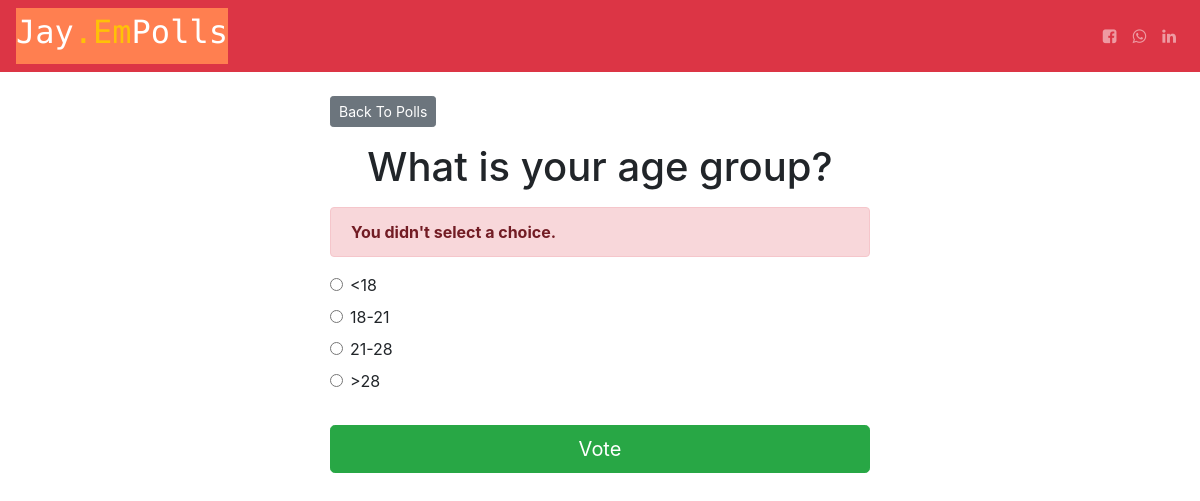
The page /polls/5/vote/ on the database its author committed.
### polls/models.py (models this page shows, shortened)
class Question(models.Model):
    question_text = models.CharField(max_length=200)
    pub_date = models.DateTimeField('date published')

class Choice(models.Model):
    question = models.ForeignKey(Question, on_delete=models.CASCADE)
    choice_text = models.CharField(max_length=200)
    votes = models.IntegerField(default=0)

### polls/views.py (the view)
# urls.py: path('<int:question_id>/vote/', views.vote, name='vote'),
def vote(request, question_id):
    question = get_object_or_404(Question, pk=question_id)
    try:
        selected_choice = question.choice_set.get(pk=request.POST['choice'])
    except (KeyError, Choice.DoesNotExist):
        return render(request, 'polls/detail.html', {
            'question': question,
            'error_message': "You didn't select a choice.",
        })
    else:
        selected_choice.votes += 1
        selected_choice.save()
        return HttpResponseRedirect(reverse('polls:results', args=(question.id,)))

### templates/polls/detail.html (shortened to what this page needs)
{% extends 'base.html' %}
{% block content %}
<a class="btn btn-secondary btn-sm mb-3" href="{% url 'polls:index' %}">Back To Polls</a>
<h1 class="text-center mb-3">{{ question.question_text }}</h1>
{% if error_message %}
<p class="alert alert-danger">
	<strong>{{ error_message }}</strong>
</p>
{% endif %}
<form action="{% url 'polls:vote' question.id %}" method="post">
	{% for choice in question.choice_set.all %}
		<div class="form-check">
			<input
				type="radio"
				name="choice"
				class="form-check-input"
				id="choice{{ forloop.counter }}"
				value="{{ choice.id }}"
			/>
			<label for="choice{{ forloop.counter }}">{{ choice.choice_text }}</label
			>
		</div>
	{% endfor %}
	<input type="submit" value="Vote" class="btn btn-success btn-lg btn-block mt-4" />
</form>
{% endblock %}

### templates/base.html (style rules this page uses)
html { font-size: 1rem; }
@media (min-width: 500px) { html { font-size: 1rem; } }
@media (min-width: 768px) { html { font-size: 1.5rem; } }
@media (min-width: 992px) { html { font-size: 1rem; } }
@media (min-width: 1200px) { html { font-size: 1rem; } }

### rows shown on the page
Question: question_text "What is your age group?"
Choice: choice_text "<18"
Choice: choice_text "18-21"
Choice: choice_text "21-28"
Choice: choice_text ">28"

### other values the page prints
{{ error_message }} "You didn't select a choice."
